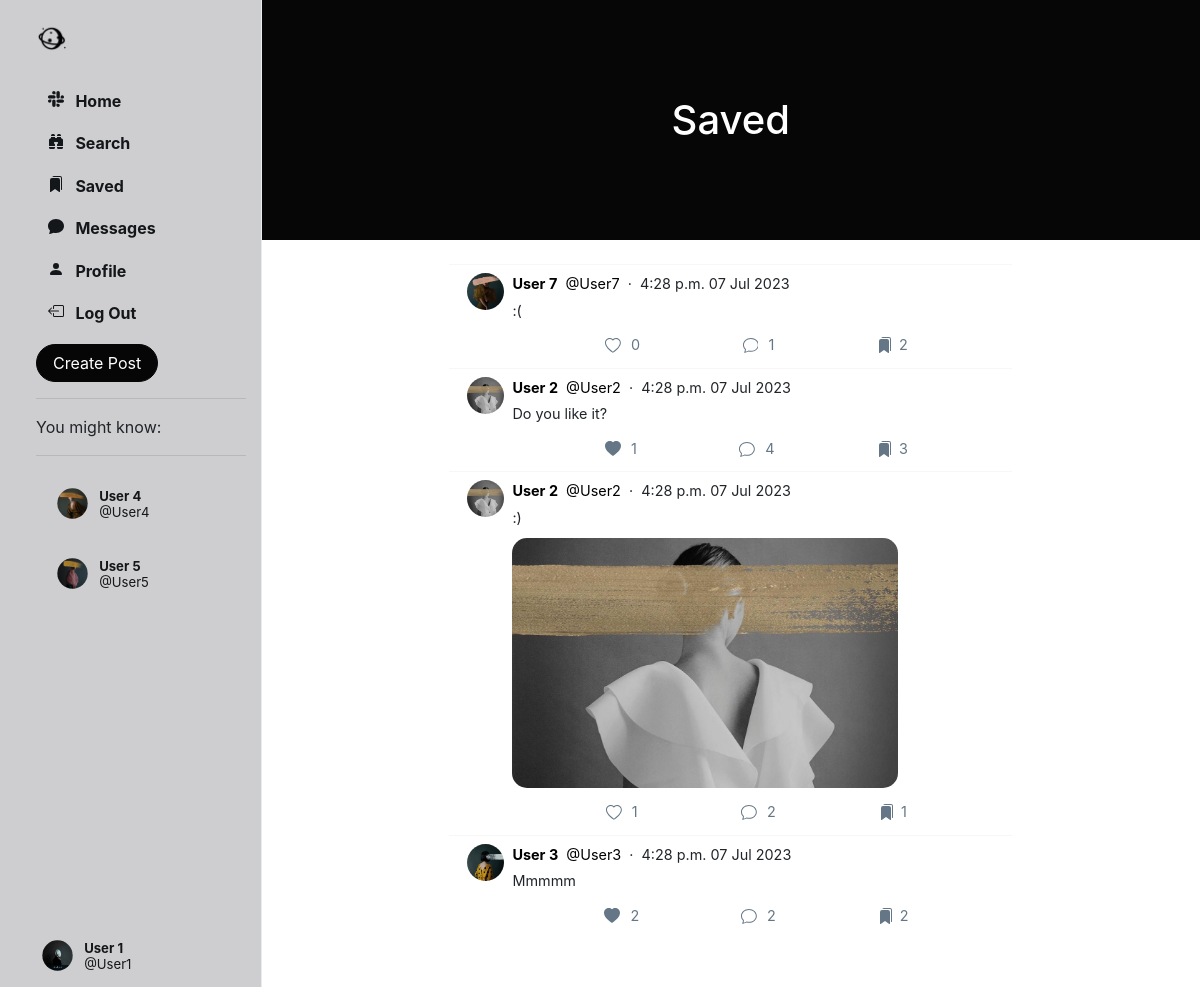
The app's page /saved/ (signed in), older data.
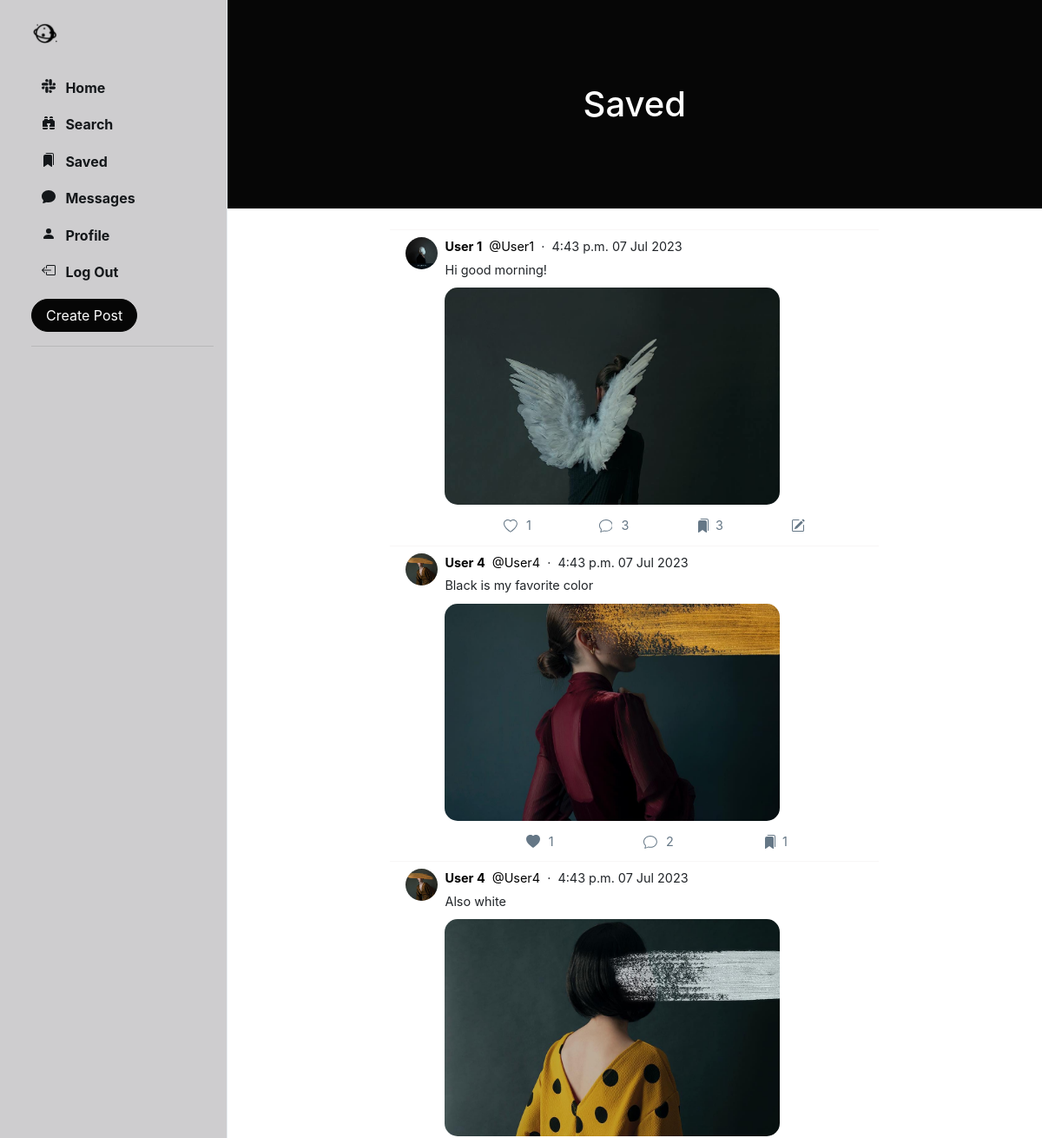
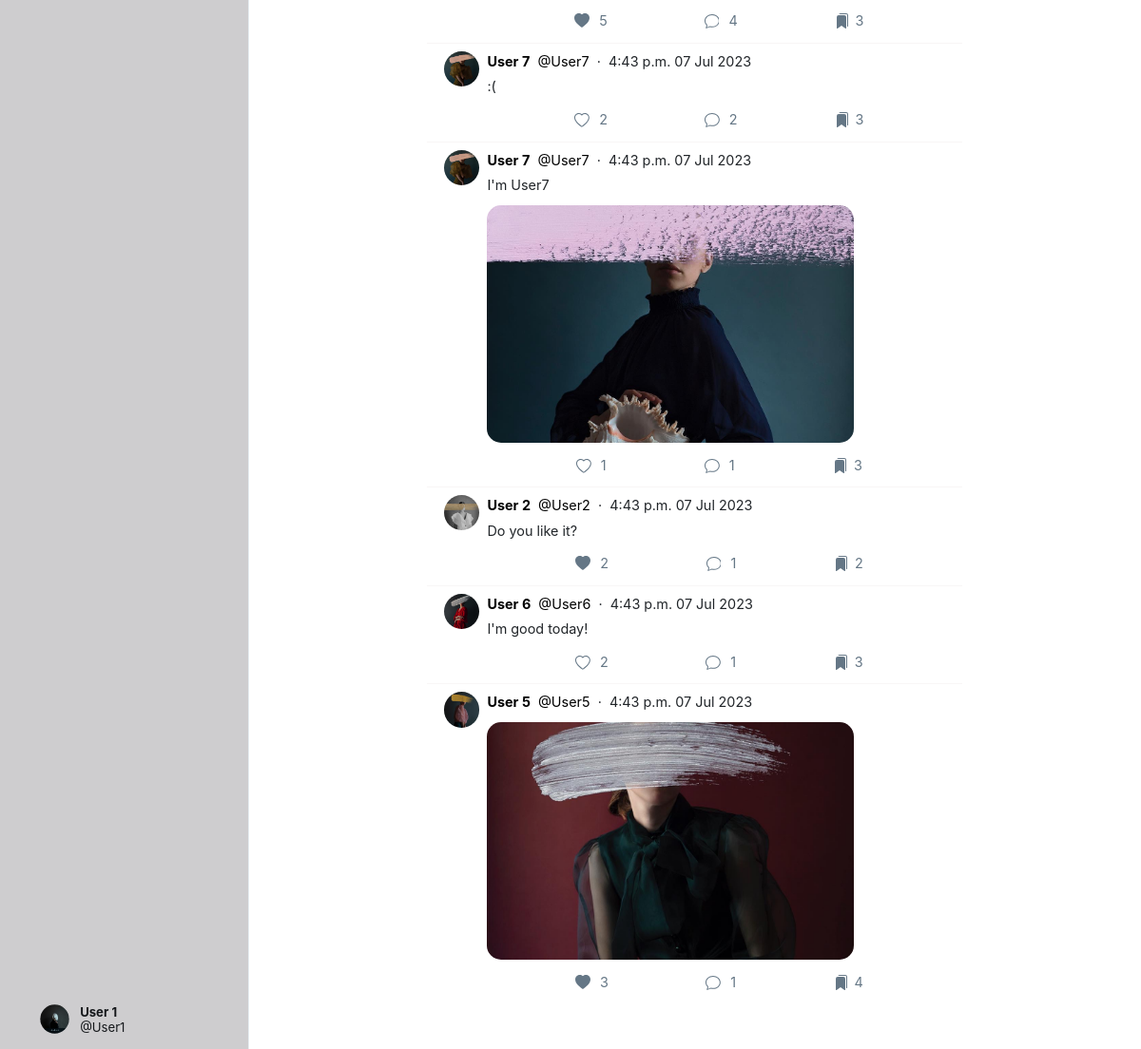
The same page, newer data (2 pictures, top to bottom).
### Network/models.py (models this page shows, shortened)
class User(AbstractUser):
    profile_pic = models.ImageField(upload_to='profile_pic/')
    bio = models.TextField(max_length=160, blank=True, null=True)
    cover = models.ImageField(upload_to='covers/', blank=True)
    follows = models.ManyToManyField("self", related_name="followed_by", symmetrical=False, blank=True)
    def get_suggested_followers(self):
        followed_users = self.follows.all()
        suggested_users = User.objects.exclude(id=self.id).exclude(id__in=followed_users).filter(
            followed_by__in=followed_users)
        suggested_users = suggested_users.annotate(num_my_followers=Count('followed_by__follows')).order_by(
            '-num_my_followers')[:4]
        return suggested_users

class Post(models.Model):
    creator = models.ForeignKey(User, on_delete=models.CASCADE, related_name='posts')
    date_created = models.DateTimeField(default=timezone.now)
    content_text = models.TextField(max_length=140, blank=True)
    content_image = models.ImageField(upload_to='posts/', blank=True)
    likers = models.ManyToManyField(User, blank=True, related_name='likes')
    savers = models.ManyToManyField(User, blank=True, related_name='saved')
    comment_count = models.IntegerField(default=0)

### Network/views.py (the view)
# urls.py: path('saved/', views.saved, name='saved'),
@login_required(login_url='login/')
def saved(request):
    user = User.objects.get(id=request.user.id)
    suggestions = user.get_suggested_followers()
    posts = Post.objects.filter(savers=request.user)
    return render(request=request, template_name='saved.html', context={
        'posts': posts,
        'suggestions': suggestions
    })

### Network/templates/saved.html
{% extends 'index.html' %}
{% load static %}
{% block saved %}
    <header class="py-5" id="home-header">
        <div class="container px-4 px-lg-5 my-5">
            <div class="text-center text-white">
                <h1 class="display-5 fw-bolder">Saved</h1>
            </div>
        </div>
    </header>
    <br>
    {% include 'posts.html' %}
{% endblock %}

### Network/templates/sidenav.html (shortened to what the changed rows need)
{% load static %}
<div class="sidenav">
    <div style="height: 100%;">
        <div>
            <div>
            </div>
        </div>
        <button id="popup-btn" class="btn btn-success new-post-btn" data-toggle="modal" data-target="#createPostModal">
            Create Post
        </button>
        <br>
        <hr>
        <div class="suggestion">
            {% if suggestions.count > 0 %}
                You might know:
                <hr>
                {% for suggestion in suggestions %}
                    <li class="suggestion-item suggestion-user" id="s-box">
                        <a href="{% url 'profile' suggestion.username %}" class="nav-link">
                            <div class="user_account">
                                <div class="small-profilepic"
                                     style="float: left; background-image: url({{ suggestion.profile_pic.url }});"></div>
                                <div style="height: 2.7vw; margin: auto;">
                                    <div style="margin-top: 4px;">
                                        <strong>{{ suggestion.first_name }} {{ suggestion.last_name }}</strong>
                                    </div>
                                    <div class="grey" style="margin-top: 4px;">
                                        @{{ suggestion.username }}</div>
                                </div>
                            </div>
                        </a>
                    </li>
                {% endfor %}
            {% endif %}
        </div>
        <div style="position: absolute; bottom: 10px;">
            <li class="nav-item sidenav-user">
            </li>
        </div>
    </div>
</div>

### Network/templates/posts.html (shortened to what the changed rows need)
{% load static %}
{% block posts %}
    {% for post in posts.all %}
        <div class="post" data-post_id="{{ post.id }}">
            <div>
                <div>
                    <a href="{% url 'profile' post.creator.username %}">
                        <div class="small-profilepic"
                             style="background-image: url({{ post.creator.profile_pic.url }})"></div>
                    </a>
                </div>
                <div style="flex: 1">
                    <div class="post-main">
                        <div class="post-user">
                            <div>
                                <a href="{% url 'profile' post.creator.username %}">
                                    <span><strong>{{ post.creator.first_name }} {{ post.creator.last_name }}</strong></span>
                                </a>
                                <a href="{% url 'profile' post.creator.username %}">
                                    <span class="grey">&nbsp;@{{ post.creator.username }}</span>
                                </a>
                                <span class="grey">&nbsp;&middot;&nbsp;&nbsp;{{ post.date_created | date:"P d M Y" }}</span>
                            </div>
                        </div>
                        {% if post.content_text is not None %}
                            <div class="post-content">
                                {{ post.content_text | linebreaksbr }}
                            </div>
                        {% endif %}
                        {% if post.content_image %}
                            <div class="post-image"
                                 style=" display: block; background-image: url({{ post.content_image.url }});"></div>
                        {% else %}
                            <div class="post-no-image" style="display: none;"></div>
                        {% endif %}
                        <div class="post-actions">
                            {% if user in post.likers.all %}
                                <div class="like" onclick="unlike_post(this)" data-post_id="{{ post.id }}">
                                    <div class="svg-span">
                                        <svg xmlns="http://www.w3.org/2000/svg" width="16" height="16"
                                             fill="currentColor" class="bi bi-heart-fill" viewBox="0 0 16 16">
                                            <path fill-rule="evenodd"
                                                  d="M8 1.314C12.438-3.248 23.534 4.735 8 15-7.534 4.736 3.562-3.248 8 1.314z"/>
                                        </svg>
                                    </div>
                                    <div style="padding: 7px 0px;" class="likes_count">{{ post.likers.count }}</div>
                                </div>
                            {% else %}
                                <div class="like" onclick="like_post(this)" data-post_id="{{ post.id }}">
                                    <div class="svg-span">
                                    </div>
                                    <div style="padding: 7px 0px;" class="likes_count">{{ post.likers.count }}</div>
                                </div>
                            {% endif %}
                            <div class="comment" onclick="get_comments('{{ post.id }}')" data-post_id="{{ post.id }}">
                                <div class="svg-span" data-toggle="modal" data-target="#commentPostModal">
                                </div>&nbsp;
                                <div style="padding: 7px 0px;" class="cmt-count">{{ post.comment_count }}</div>
                            </div>
                            {% if user in post.savers.all %}
                                <div class="save" onclick="unsave_post(this)" data-post_id="{{ post.id }}">
                                    <div class="svg-span">
                                    </div>
                                    <div style="padding: 7px 0px;" class="savers_count">{{ post.savers.count }}</div>
                                </div>
                            {% endif %}
                            {% if post.creator == user %}
                                <div class="save" onclick="edit_post(this)" data-post_id="{{ post.id }}"
                                     data-toggle="modal" data-target="#editPostModal">
                                    <div class="svg-span">
                                    </div>
                                </div>
                            {% endif %}
                        </div>
                    </div>
                </div>
            </div>
        </div>
    {% endfor %}
    <br>
    <br>
{% endblock %}

Row changes from the older to the newer data that the page shows:
no longer on this page (row unchanged): User: profile_pic (picture), first_name "User", last_name "4", username "User4"
no longer on this page (row unchanged): User: profile_pic (picture), first_name "User", last_name "5", username "User5"
no longer on this page (row edited): Post: creator.profile_pic (picture), creator.first_name "User", creator.last_name "2", creator.username "User2", date_created "4:28 p.m. 07 Jul 2023", content_text ":)", content_image (picture), likers.count "1", comment_count "2", savers.count "1"
no longer on this page (row edited): Post: creator.profile_pic (picture), creator.first_name "User", creator.last_name "3", creator.username "User3", date_created "4:28 p.m. 07 Jul 2023", content_text "Mmmmm", likers.count "2", comment_count "2", savers.count "2"
now on this page (row edited): Post: creator.profile_pic (picture), creator.first_name "User", creator.last_name "1", creator.username "User1", date_created "4:43 p.m. 07 Jul 2023", content_text "Hi good morning!", content_image (picture), likers.count "1", comment_count "3", savers.count "3"
now on this page (row edited): Post: creator.profile_pic (picture), creator.first_name "User", creator.last_name "4", creator.username "User4", date_created "4:43 p.m. 07 Jul 2023", content_text "Black is my favorite color", content_image (picture), likers.count "1", comment_count "2", savers.count "1"
now on this page (row edited): Post: creator.profile_pic (picture), creator.first_name "User", creator.last_name "4", creator.username "User4", date_created "4:43 p.m. 07 Jul 2023", content_text "Also white", content_image (picture), likers.count "5", comment_count "4", savers.count "3"
changed Post (number 4 of 8 on the later page): date_created "4:28 p.m. 07 Jul 2023" → "4:43 p.m. 07 Jul 2023"; likers.count "0" → "2"; comment_count "1" → "2"; savers.count "2" → "3"
now on this page (row edited): Post: creator.profile_pic (picture), creator.first_name "User", creator.last_name "7", creator.username "User7", date_created "4:43 p.m. 07 Jul 2023", content_text "I'm User7", content_image (picture), likers.count "1", comment_count "1", savers.count "3"
changed Post "Do you like it?": date_created "4:28 p.m. 07 Jul 2023" → "4:43 p.m. 07 Jul 2023"; likers.count "1" → "2"; comment_count "4" → "1"; savers.count "3" → "2"
now on this page (row edited): Post: creator.profile_pic (picture), creator.first_name "User", creator.last_name "6", creator.username "User6", date_created "4:43 p.m. 07 Jul 2023", content_text "I'm good today!", likers.count "2", comment_count "1", savers.count "3"
now on this page (row edited): Post: creator.profile_pic (picture), creator.first_name "User", creator.last_name "5", creator.username "User5", date_created "4:43 p.m. 07 Jul 2023", content_image (picture), likers.count "3", comment_count "1", savers.count "4"
Text that changed along with them:
text no longer shown: "You might know:"
